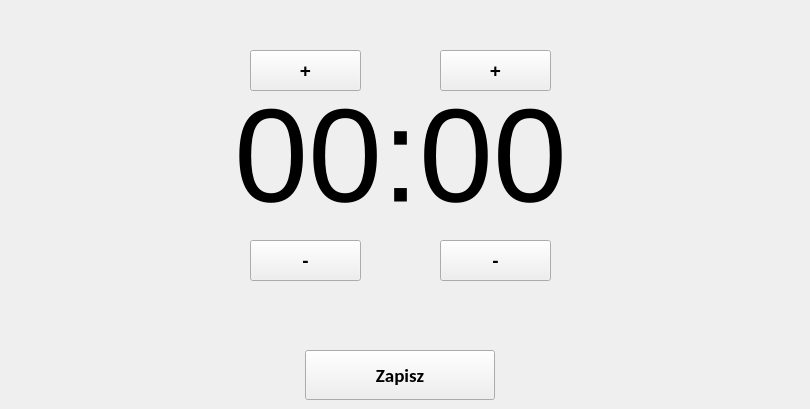
    <widget class="QWidget" name="Clock">
     <property name="layoutDirection">
      <enum>Qt::LayoutDirection::LeftToRight</enum>
     </property>
     <widget class="QLabel" name="lblClock">
      <property name="geometry">
       <rect>
        <x>0</x>
        <y>60</y>
        <width>801</width>
        <height>191</height>
       </rect>
      </property>
      <property name="font">
       <font>
        <pointsize>100</pointsize>
        <stylestrategy>PreferDefault</stylestrategy>
        <hintingpreference>PreferDefaultHinting</hintingpreference>
        <fontweight>Medium</fontweight>
       </font>
      </property>
      <property name="text">
       <string>00:00</string>
      </property>
      <property name="alignment">
       <set>Qt::AlignmentFlag::AlignCenter</set>
      </property>
     </widget>
     <widget class="QToolButton" name="btnPlusHour">
      <property name="geometry">
       <rect>
        <x>250</x>
        <y>50</y>
        <width>111</width>
        <height>41</height>
       </rect>
      </property>
      <property name="font">
       <font>
        <pointsize>14</pointsize>
        <bold>true</bold>
       </font>
      </property>
      <property name="cursor">
       <cursorShape>BlankCursor</cursorShape>
      </property>
      <property name="focusPolicy">
       <enum>Qt::FocusPolicy::NoFocus</enum>
      </property>
      <property name="contextMenuPolicy">
       <enum>Qt::ContextMenuPolicy::NoContextMenu</enum>
      </property>
      <property name="text">
       <string>+</string>
      </property>
     </widget>
     <widget class="QToolButton" name="btnMinusHour">
      <property name="geometry">
       <rect>
        <x>250</x>
        <y>240</y>
        <width>111</width>
        <height>41</height>
       </rect>
      </property>
      <property name="font">
       <font>
        <pointsize>14</pointsize>
        <bold>true</bold>
       </font>
      </property>
      <property name="cursor">
       <cursorShape>BlankCursor</cursorShape>
      </property>
      <property name="focusPolicy">
       <enum>Qt::FocusPolicy::NoFocus</enum>
      </property>
      <property name="contextMenuPolicy">
       <enum>Qt::ContextMenuPolicy::NoContextMenu</enum>
      </property>
      <property name="text">
       <string>-</string>
      </property>
     </widget>
     <widget class="QToolButton" name="btnPlusMinute">
      <property name="geometry">
       <rect>
        <x>440</x>
        <y>50</y>
        <width>111</width>
        <height>41</height>
       </rect>
      </property>
      <property name="font">
       <font>
        <pointsize>14</pointsize>
        <bold>true</bold>
       </font>
      </property>
      <property name="cursor">
       <cursorShape>BlankCursor</cursorShape>
      </property>
      <property name="focusPolicy">
       <enum>Qt::FocusPolicy::NoFocus</enum>
      </property>
      <property name="contextMenuPolicy">
       <enum>Qt::ContextMenuPolicy::NoContextMenu</enum>
      </property>
      <property name="text">
       <string>+</string>
      </property>
      <property name="checkable">
       <bool>false</bool>
      </property>
      <property name="checked">
       <bool>false</bool>
      </property>
      <property name="popupMode">
       <enum>QToolButton::ToolButtonPopupMode::DelayedPopup</enum>
      </property>
      <property name="toolButtonStyle">
       <enum>Qt::ToolButtonStyle::ToolButtonTextOnly</enum>
      </property>
      <property name="autoRaise">
       <bool>false</bool>
      </property>
      <property name="arrowType">
       <enum>Qt::ArrowType::NoArrow</enum>
      </property>
     </widget>
     <widget class="QToolButton" name="btnMinusMinute">
      <property name="geometry">
       <rect>
        <x>440</x>
        <y>240</y>
        <width>111</width>
        <height>41</height>
       </rect>
      </property>
      <property name="font">
       <font>
        <pointsize>14</pointsize>
        <bold>true</bold>
       </font>
      </property>
      <property name="cursor">
       <cursorShape>BlankCursor</cursorShape>
      </property>
      <property name="focusPolicy">
       <enum>Qt::FocusPolicy::NoFocus</enum>
      </property>
      <property name="contextMenuPolicy">
       <enum>Qt::ContextMenuPolicy::NoContextMenu</enum>
      </property>
      <property name="text">
       <string>-</string>
      </property>
     </widget>
     <widget class="QPushButton" name="btnSaveClock">
      <property name="geometry">
       <rect>
        <x>305</x>
        <y>350</y>
        <width>190</width>
        <height>50</height>
       </rect>
      </property>
      <property name="minimumSize">
       <size>
        <width>0</width>
        <height>50</height>
       </size>
      </property>
      <property name="font">
       <font>
        <family>Calibri</family>
        <pointsize>14</pointsize>
        <bold>true</bold>
       </font>
      </property>
      <property name="text">
       <string>Zapisz</string>
      </property>
     </widget>
    </widget>
